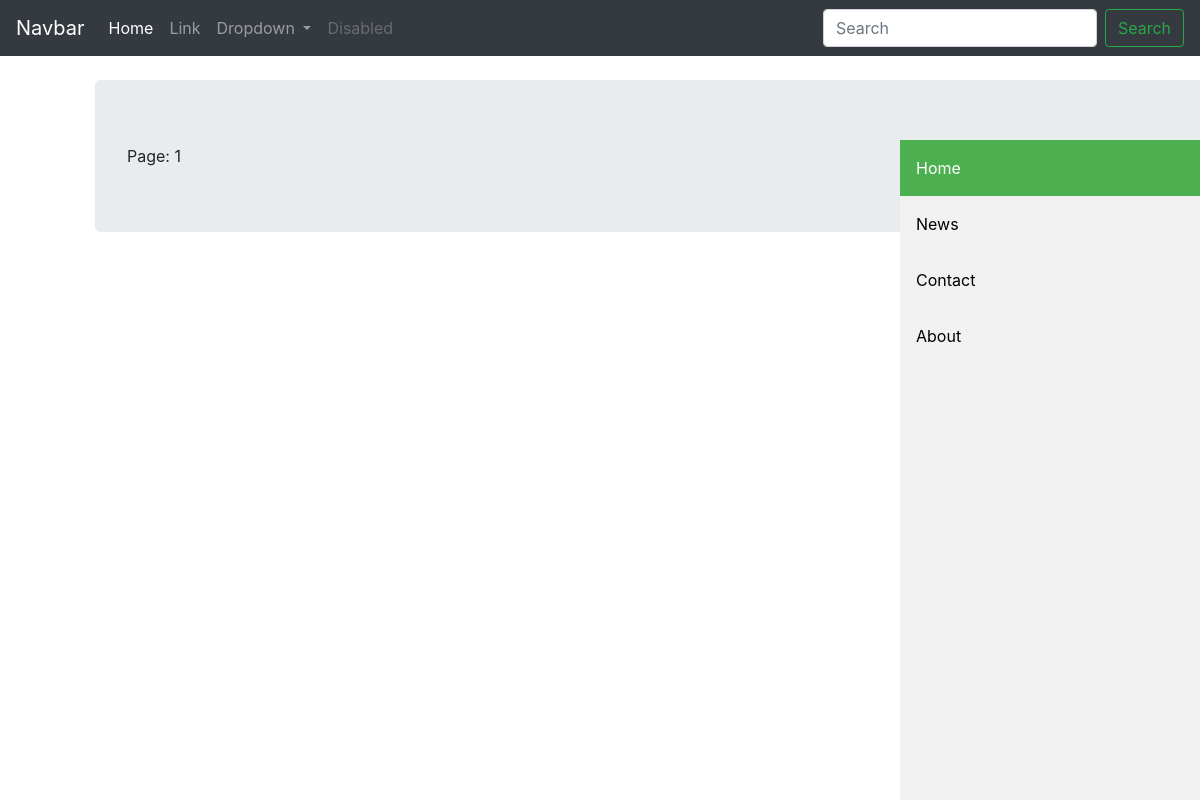
/posts/drafts/ (signed in), run on an earlier commit of the app's database.
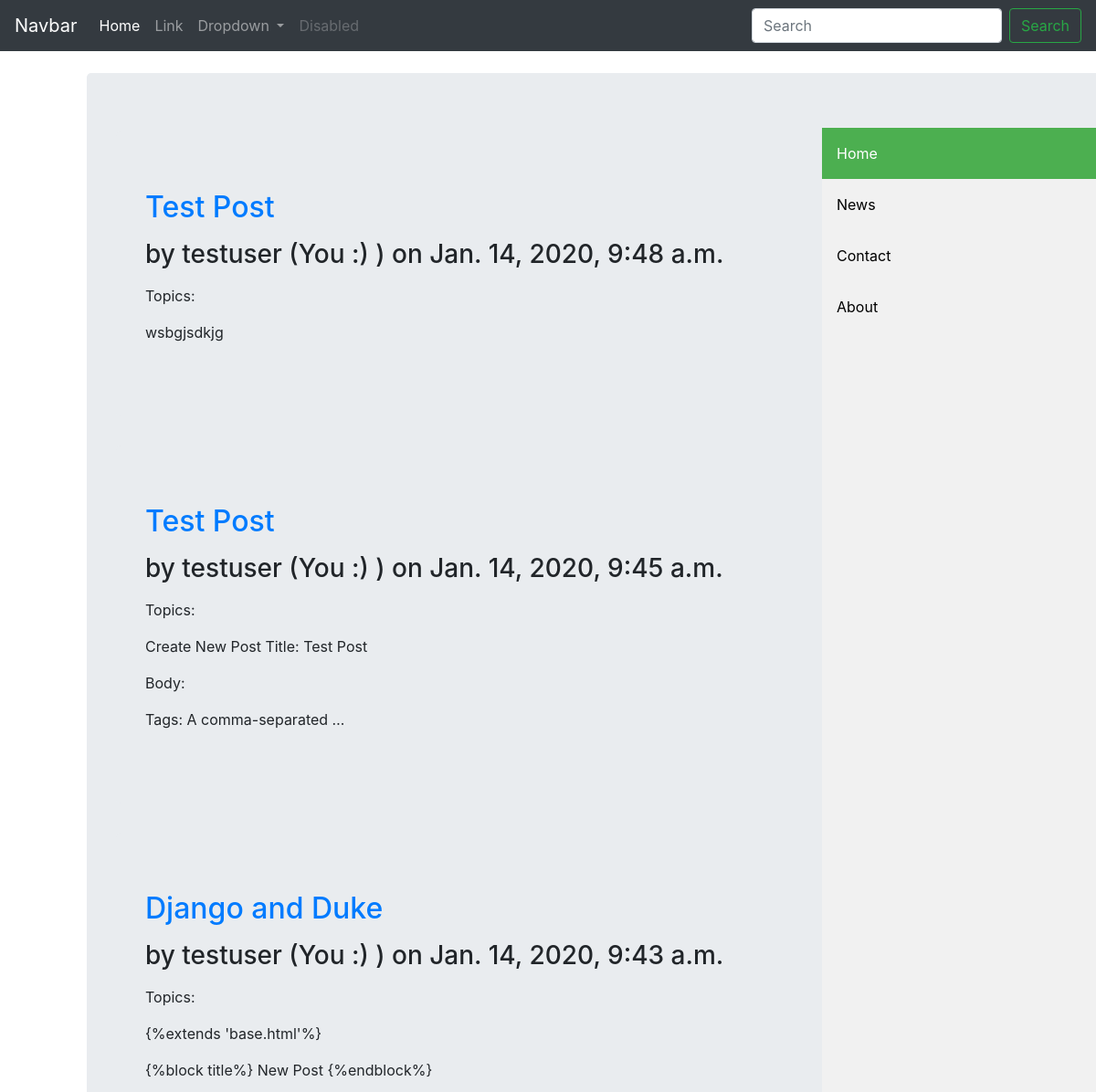
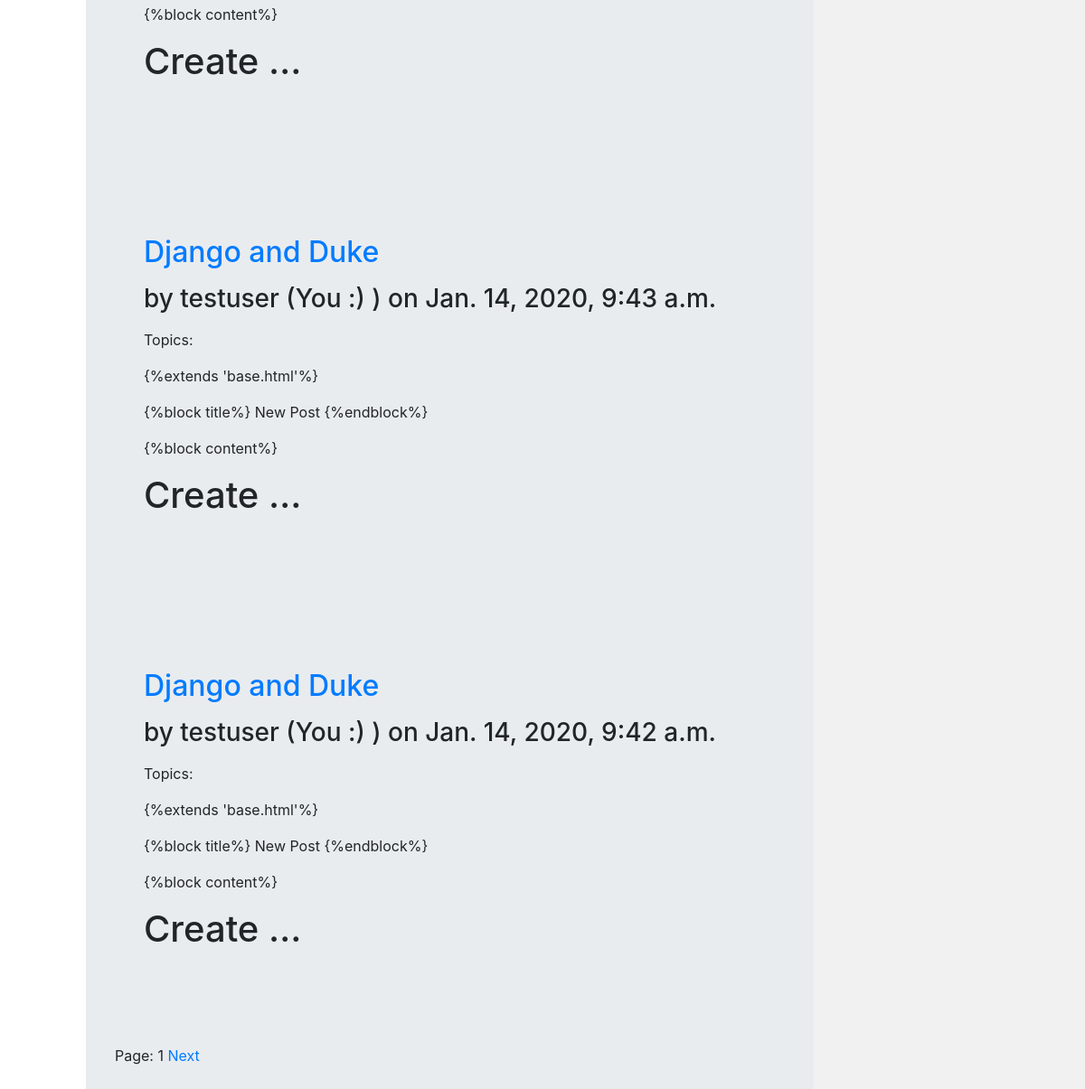
And on a later commit of the database (2 pictures, top to bottom).
### posts/models.py (models this page shows, shortened)
class Post(models.Model):
	STATUS_CHOICES = (('draft', 'Draft'), ('published', 'Published'),)
	title = models.CharField(max_length=250)
	slug = models.SlugField(max_length=250, unique=True)
	author = models.ForeignKey(User, on_delete=models.CASCADE, related_name='posts')
	body = models.TextField()
	publish = models.DateTimeField(default=timezone.now)
	created = models.DateTimeField(auto_now_add=True)
	updated = models.DateTimeField(auto_now=True)
	status = models.CharField(max_length=10, choices=STATUS_CHOICES, default='draft')
	objects = models.Manager()
	published = PublishedManager()
	drafts = DraftManager()
	topics = TaggableManager()
	class Meta:
		ordering = ('-publish',)

### posts/views.py (the view)
# urls.py: path('drafts/', views.draft_posts, name='draft_posts'),
def draft_posts(request):
	object_list = Post.drafts.filter(author=request.user)
	paginator = Paginator(object_list, 5)
	page = request.GET.get('page')
	try:
		posts = paginator.page(page)
	except PageNotAnInteger:
		posts = paginator.page(1)
	except EmptyPage:
		posts = paginator.page(paginator.num_pages)
	return render(request, 'posts/draft_posts.html', {'posts':posts, 'page': page})

### posts/models.py (called while the page is built)
	def get_queryset(self):
		return super(DraftManager, self).get_queryset().filter(status='draft')

### posts/templatetags/posts_tags.py (called while the page is built)
@register.filter(name='markdown')
def markdown_format(text):
	return mark_safe(markdown.markdown(text))

### templates/posts/draft_posts.html (shortened to what this page needs)
{%extends 'base.html'%}
{%load posts_tags%}
{%block content%}
{%for post in posts%}
<div class="jumbotron">
	<a href="{% url 'posts:edit_post' post.pk post.slug %}"><h2>{{post.title}}</h2></a>
<p>
	<h3> by {{post.author}} (You :) ) on {{post.created}}</h3>
</p>
<p>Topics: {{post.topics.all|join:", "}}</p>
{{post.body|markdown|truncatewords_html:10}}
</div>
{%endfor%}
Page:
{%include 'posts/pagination.html' with page=posts%}
{%endblock%}

### templates/base.html (shortened to what this page needs)
{%load posts_tags%}
{%load static%}
<!DOCTYPE html>
<html>
<head>
	<link rel="stylesheet" type="text/css" href="{%static 'css/bootstrap.min.css'%}">
	<link rel="stylesheet" type="text/css" href="{%static 'css/style.css'%}">
</head>
<body>
<nav class="navbar navbar-expand-lg navbar-dark bg-dark fixed-top">
  <a class="navbar-brand" href="#">Navbar</a>
  <div class="collapse navbar-collapse" id="navbarSupportedContent">
    <ul class="navbar-nav mr-auto">
      <li class="nav-item active">
        <a class="nav-link" href="#">Home <span class="sr-only">(current)</span></a>
      </li>
      <li class="nav-item">
        <a class="nav-link" href="#">Link</a>
      </li>
      <li class="nav-item dropdown">
        <a class="nav-link dropdown-toggle" href="#" id="navbarDropdown" role="button" data-toggle="dropdown" aria-haspopup="true" aria-expanded="false">
          Dropdown
        </a>
      </li>
      <li class="nav-item">
        <a class="nav-link disabled" href="#" tabindex="-1" aria-disabled="true">Disabled</a>
      </li>
    </ul>
    <form class="form-inline my-2 my-lg-0">
      <input class="form-control mr-sm-2" type="search" placeholder="Search" aria-label="Search">
      <button class="btn btn-outline-success my-2 my-sm-0" type="submit">Search</button>
    </form>
  </div>
</nav>
<div class="sidebar" style="margin-top:60px;">
  <a class="active" href="#home">Home</a>
  <a href="#news">News</a>
  <a href="#contact">Contact</a>
  <a href="#about">About</a>
</div>
<div class="container" style="margin:80px;">
	<div class="jumbotron">
		{%block content%}
		{%endblock content%}
	</div>
</div>
</body>
</html>

### templates/posts/pagination.html (shortened to what this page needs)
{{page.number}}
{%if page.has_next%}
<a href="?page={{page.next_page_number}}">Next</a>
{%endif%}

### static/css/style.css (style rules this page uses)
.sidebar { margin: 0; right:0; padding: 0; width: 300px; background-color: #f1f1f1; position: fixed; height: 100%; overflow: auto; }
.sidebar a { display: block; color: black; padding: 16px; text-decoration: none; }
.sidebar a.active { background-color: #4CAF50; color: white; }

What changed in the data, as far as the page shows it:
added Post: title "Test Post", author "testuser", created "Jan. 14, 2020, 9:48 a.m.", body "wsbgjsdkjg"
added Post: title "Test Post", author "testuser", created "Jan. 14, 2020, 9:45 a.m.", body "Create New Post Title: Test Post Body: Tags: A comma-separated …"
added Post: title "Django and Duke", author "testuser", created "Jan. 14, 2020, 9:43 a.m.", body "{%extends 'base.html'%} {%block title%} New Post {%endblock%} {%block content%} Create …"
added Post: title "Django and Duke", author "testuser", created "Jan. 14, 2020, 9:43 a.m.", body "{%extends 'base.html'%} {%block title%} New Post {%endblock%} {%block content%} Create …"
added Post: title "Django and Duke", author "testuser", created "Jan. 14, 2020, 9:42 a.m.", body "{%extends 'base.html'%} {%block title%} New Post {%endblock%} {%block content%} Create …"
Also different on the page:
text now shown: "Next"
